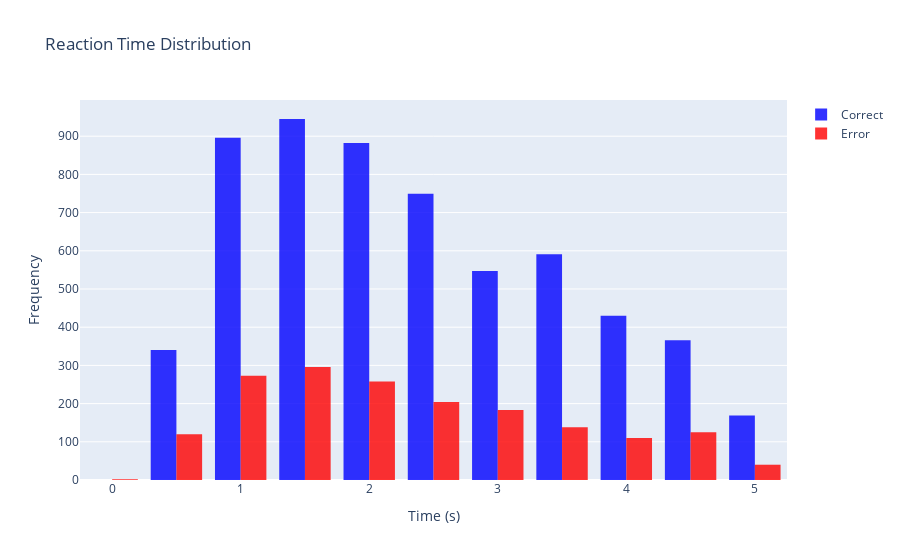
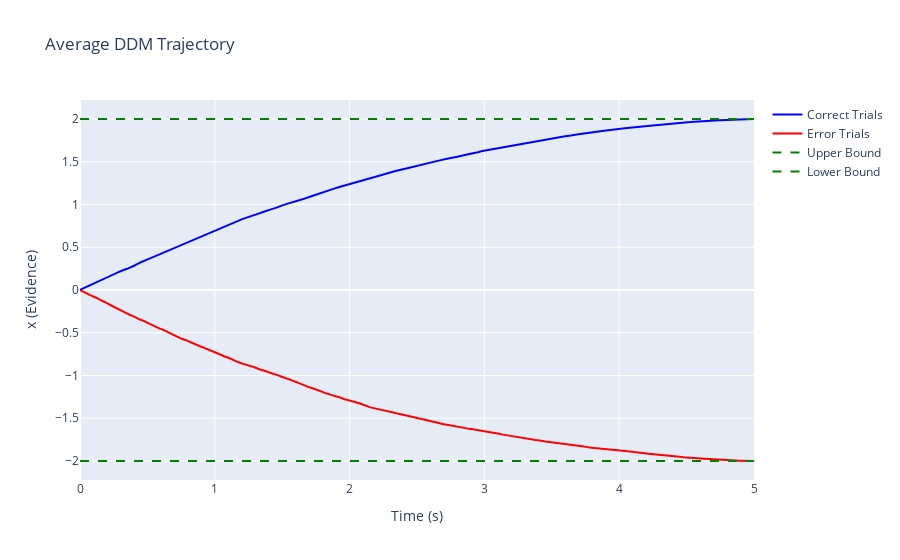

The cell these charts' notebook holds for them, in order:
### Code cell
from plotly.subplots import make_subplots

# 正确决策反应时间的直方图
histogram_correct = go.Histogram(
    x=rts_correct,
    nbinsx=20,
    name="Correct",
    marker=dict(color="blue"),
    opacity=0.8
)

# 错误决策反应时间的直方图
histogram_error = go.Histogram(
    x=rts_error,
    nbinsx=20,
    name="Error",
    marker=dict(color="red"),
    opacity=0.8
)

layout = go.Layout(
    title="Reaction Time Distribution",
    xaxis=dict(title="Time (s)"),
    yaxis=dict(title="Frequency"),
    barmode="group",  # 将柱状图分组排列
    bargap=0.2        # 设置柱间距
)
fig = go.Figure(data=[histogram_correct, histogram_error], layout=layout)
fig.show()

# 正确和错误试验的漂移轨迹
trajectory_correct = go.Scatter(
    x=np.arange(0, max_t_steps * dt, dt),
    y=trace_correct,
    mode="lines",
    name="Correct Trials",
    line=dict(color="blue")
)
trajectory_error = go.Scatter(
    x=np.arange(0, max_t_steps * dt, dt),
    y=trace_error,
    mode="lines",
    name="Error Trials",
    line=dict(color="red")
)
upper_bound = go.Scatter(
    x=[0, max_t_steps * dt],
    y=[B, B],
    mode="lines",
    name="Upper Bound",
    line=dict(dash="dash", color="green")
)
lower_bound = go.Scatter(
    x=[0, max_t_steps * dt],
    y=[-B, -B],
    mode="lines",
    name="Lower Bound",
    line=dict(dash="dash", color="green")
)
layout_traj = go.Layout(
    title="Average DDM Trajectory",
    xaxis=dict(title="Time (s)"),
    yaxis=dict(title="x (Evidence)"),
    showlegend=True
)
fig_traj = go.Figure(data=[trajectory_correct, trajectory_error, upper_bound, lower_bound], layout=layout_traj)
fig_traj.show()

# 计算准确率和平均反应时间
accuracy = n_correct / (n_correct + n_error)  
mean_rt_correct = np.mean(rts_correct) if rts_correct else None
mean_rt_error = np.mean(rts_error) if rts_error else None
print(f"Accuracy: {accuracy:.4f}")
print(f"Mean RT (correct): {mean_rt_correct:.4f} s")
print(f"Mean RT (error): {mean_rt_error:.4f} s")

### Figure 1 — Plotly figure (JSON) as saved in the notebook; plotly's stock layout.template omitted (floating-point values rounded to 4 significant figures; data arrays with more than 128 entries replaced by an {"elided": "..."} marker saying what was removed)
{"data": [{"marker": {"color": "blue"}, "name": "Correct", "nbinsx": 20, "opacity": 0.8, "type": "histogram", "x": {"elided": "5915 float values"}}, {"marker": {"color": "red"}, "name": "Error", "nbinsx": 20, "opacity": 0.8, "type": "histogram", "x": {"elided": "1749 float values"}}], "layout": {"bargap": 0.2, "barmode": "group", "title": {"text": "Reaction Time Distribution"}, "xaxis": {"title": {"text": "Time (s)"}}, "yaxis": {"title": {"text": "Frequency"}}}}

### Figure 2 — Plotly figure (JSON) as saved in the notebook; plotly's stock layout.template omitted (floating-point values rounded to 4 significant figures; data arrays with more than 128 entries replaced by an {"elided": "..."} marker saying what was removed)
{"data": [{"line": {"color": "blue"}, "mode": "lines", "name": "Correct Trials", "type": "scatter", "x": {"elided": "5000 float values"}, "y": {"elided": "5000 float values"}}, {"line": {"color": "red"}, "mode": "lines", "name": "Error Trials", "type": "scatter", "x": {"elided": "5000 float values"}, "y": {"elided": "5000 float values"}}, {"line": {"color": "green", "dash": "dash"}, "mode": "lines", "name": "Upper Bound", "type": "scatter", "x": [0, 5], "y": [2, 2]}, {"line": {"color": "green", "dash": "dash"}, "mode": "lines", "name": "Lower Bound", "type": "scatter", "x": [0, 5], "y": [-2, -2]}], "layout": {"showlegend": true, "title": {"text": "Average DDM Trajectory"}, "xaxis": {"title": {"text": "Time (s)"}}, "yaxis": {"title": {"text": "x (Evidence)"}}}}
